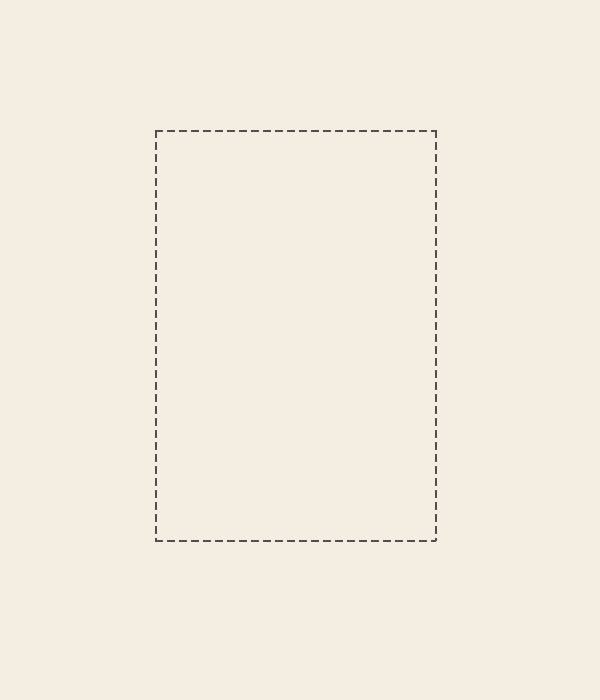
#> input picture dashed-area.png, 600 x 700 px
$ python -i frame_geometry_service.py   (imports and definitions only)
#> lines starting #> are read from the running program, lines starting #| are printed output that depends on the picture; after the words box and inside, x2 and y2 are one past the last pixel; in counts of white or black regions, pixels touching at a corner belong together
"""Multi-frame geometric artwork detection for non chroma-key mockups.

A mockup's artwork areas share three traits that random room geometry does not:
they are convex quadrilaterals, their interior is flat (a blank placeholder),
and they are either ringed by a picture frame (so the same shape is found at
more than one nesting radius) or plainly neutral in colour. Candidates are
gathered from two independent sources -- closed edge contours and flat blobs
walled off by edges -- then grouped per physical frame and filtered on those
traits.
"""

from __future__ import annotations

import cv2
import numpy as np

# A candidate must cover at least this share of the mockup to count as artwork,
# and at most this share so a whole wall or panel is never mistaken for a frame.
MIN_AREA_FRACTION = 0.003
MAX_AREA_FRACTION = 0.70
# contourArea / minAreaRect area: how close to a true rectangle the quad sits.
MIN_RECTANGULARITY = 0.86
MAX_ASPECT_RATIO = 6.5
# Mean per-channel std inside the quad. Blank placeholders sit far below this.
MAX_INTERIOR_TEXTURE = 14.0
# Mean HSV saturation for an unframed candidate to still read as a placeholder.
MAX_PLAIN_SATURATION = 25.0
# A placeholder painted as a flat fill is this uniform, whatever its colour.
# Room surfaces -- a rug, a wall, a countertop -- never are.
FLAT_FILL_TEXTURE = 1.0
# Smallest share of the biggest detected frame that a companion frame may be.
MIN_RELATIVE_AREA = 1.0 / 10.0
# Containment plus size similarity that make two quads border layers of one frame.
SAME_FRAME_OVERLAP = 0.72
SAME_FRAME_AREA_RATIO = 0.45
# Interior sampled at this scale so the frame border never pollutes the stats.
INTERIOR_SHRINK = 0.78
# How far an edge may be pushed out to meet the frame border, and how much the
# image has to change before a pixel counts as the border rather than placeholder.
EDGE_SNAP_RANGE = 26
EDGE_SNAP_MIN_CONTRAST = 8.0


def order_quad(points) -> np.ndarray:
    """Return the four points ordered clockwise from top-left."""
    pts = np.asarray(points, dtype=np.float32).reshape(4, 2)
    total = pts.sum(axis=1)
    diff = np.diff(pts, axis=1).ravel()
    ordered = np.zeros((4, 2), dtype=np.float32)
    ordered[0] = pts[np.argmin(total)]  # TL
    ordered[2] = pts[np.argmax(total)]  # BR
    ordered[1] = pts[np.argmin(diff)]   # TR
    ordered[3] = pts[np.argmax(diff)]   # BL
    return ordered


def _edge_map(gray: np.ndarray) -> np.ndarray:
    """Union of several Canny passes so both crisp and low-contrast frames survive."""
    blurred = cv2.GaussianBlur(gray, (5, 5), 0)
    median = float(np.median(blurred))
    boosted = cv2.GaussianBlur(
        cv2.createCLAHE(clipLimit=2.5, tileGridSize=(8, 8)).apply(gray), (5, 5), 0
    )
    passes = [
        cv2.Canny(blurred, int(max(0, 0.66 * median)), int(min(255, 1.33 * median))),
        cv2.Canny(blurred, int(max(0, 0.33 * median)), int(min(255, 1.10 * median))),
        cv2.Canny(blurred, 25, 80),
        cv2.Canny(boosted, 40, 120),
    ]
    edges = passes[0]
    for extra in passes[1:]:
        edges = cv2.bitwise_or(edges, extra)
    return cv2.morphologyEx(
        edges,
        cv2.MORPH_CLOSE,
        cv2.getStructuringElement(cv2.MORPH_RECT, (3, 3)),
        iterations=2,
    )


def _quad_from_contour(contour, allow_min_rect: bool = False):
    perimeter = cv2.arcLength(contour, True)
    if perimeter <= 0:
        return None
    for epsilon in (0.01, 0.02, 0.03, 0.045):
        approx = cv2.approxPolyDP(contour, epsilon * perimeter, True)
        if len(approx) == 4 and cv2.isContourConvex(approx):
            return approx.reshape(4, 2).astype(np.float32)
    if not allow_min_rect:
        return None
    rect = cv2.minAreaRect(contour)
    width, height = rect[1]
    if width < 2 or height < 2:
        return None
    if abs(cv2.contourArea(contour)) / (width * height) < 0.88:
        return None
    return cv2.boxPoints(rect).astype(np.float32)


def _contour_quads(edges: np.ndarray) -> list[np.ndarray]:
    contours, _ = cv2.findContours(edges, cv2.RETR_LIST, cv2.CHAIN_APPROX_SIMPLE)
    quads = (_quad_from_contour(c) for c in contours)
    return [q for q in quads if q is not None]


def _flat_region_quads(
    image: np.ndarray, edges: np.ndarray, min_area: float, max_area: float
) -> list[np.ndarray]:
    """Blank placeholders read as low-variance blobs fenced in by the frame edges."""
    gray = cv2.cvtColor(image, cv2.COLOR_BGR2GRAY).astype(np.float32)
    mean = cv2.blur(gray, (9, 9))
    variance = cv2.blur(gray * gray, (9, 9)) - mean * mean
    flat = (np.sqrt(np.maximum(variance, 0)) < 6.0).astype(np.uint8)
    flat[cv2.dilate(edges, np.ones((3, 3), np.uint8), iterations=1) > 0] = 0
    flat = cv2.morphologyEx(flat, cv2.MORPH_OPEN, np.ones((5, 5), np.uint8))

    count, labels, stats, _ = cv2.connectedComponentsWithStats(flat, 8)
    quads = []
    for index in range(1, count):
        if not (min_area < stats[index, cv2.CC_STAT_AREA] < max_area):
            continue
        blob = cv2.morphologyEx(
            (labels == index).astype(np.uint8), cv2.MORPH_CLOSE, np.ones((9, 9), np.uint8)
        )
        # Give back the rim that the edge barrier and the opening ate, so the
        # quad lands on the real opening instead of a few pixels inside it.
        blob = cv2.dilate(blob, np.ones((7, 7), np.uint8), iterations=1)
        contours, _ = cv2.findContours(blob, cv2.RETR_EXTERNAL, cv2.CHAIN_APPROX_SIMPLE)
        if not contours:
            continue
        hull = cv2.convexHull(max(contours, key=cv2.contourArea))
        quad = _quad_from_contour(hull, allow_min_rect=True)
        if quad is not None:
            quads.append(quad)
    return quads


def _interior_mask(shape: tuple[int, int], quad: np.ndarray) -> np.ndarray:
    centre = quad.mean(axis=0)
    inner = (centre + (quad - centre) * INTERIOR_SHRINK).astype(np.int32)
    mask = np.zeros(shape, dtype=np.uint8)
    cv2.fillPoly(mask, [inner], 255)
    return mask


def _interior_stats(image: np.ndarray, hsv: np.ndarray, quad: np.ndarray) -> tuple[float, float]:
    """Return (mean per-channel std, mean saturation) inside the quad."""
    mask = _interior_mask(image.shape[:2], quad)
    if cv2.countNonZero(mask) < 40:
        return 999.0, 255.0
    _, texture = cv2.meanStdDev(image, mask=mask)
    saturation, _ = cv2.meanStdDev(hsv, mask=mask)
    return float(texture.mean()), float(saturation[1][0])


def _collect_candidates(image: np.ndarray) -> list[dict]:
    height, width = image.shape[:2]
    image_area = float(width * height)
    gray = cv2.cvtColor(image, cv2.COLOR_BGR2GRAY)
    hsv = cv2.cvtColor(image, cv2.COLOR_BGR2HSV)
    edges = _edge_map(gray)

    sourced = [("contour", quad) for quad in _contour_quads(edges)]
    sourced += [
        ("flat", quad)
        for quad in _flat_region_quads(
            image, edges, image_area * MIN_AREA_FRACTION, image_area * MAX_AREA_FRACTION
        )
    ]

    candidates = []
    for source, quad in sourced:
        quad[:, 0] = np.clip(quad[:, 0], 0, width - 1)
        quad[:, 1] = np.clip(quad[:, 1], 0, height - 1)
        area = abs(cv2.contourArea(quad))
        if not (image_area * MIN_AREA_FRACTION < area < image_area * MAX_AREA_FRACTION):
            continue
        rect_w, rect_h = cv2.minAreaRect(quad)[1]
        if rect_w < 6 or rect_h < 6:
            continue
        if area / (rect_w * rect_h) < MIN_RECTANGULARITY:
            continue
        if max(rect_w, rect_h) / min(rect_w, rect_h) > MAX_ASPECT_RATIO:
            continue
        texture, saturation = _interior_stats(image, hsv, quad)
        candidates.append(
            {
                "quad": order_quad(quad),
                "area": area,
                "texture": texture,
                "saturation": saturation,
                "source": source,
            }
        )
    return candidates


def _line_intersection(p1, d1, p2, d2):
    """Where two lines, each given as point + direction, cross."""
    denominator = d1[0] * d2[1] - d1[1] * d2[0]
    if abs(denominator) < 1e-9:
        return None
    delta = p2 - p1
    t = (delta[0] * d2[1] - delta[1] * d2[0]) / denominator
    return p1 + d1 * t


def _edge_border_offset(gray: np.ndarray, start, end, normal) -> float:
    """How far outwards the frame border sits from this edge, in pixels.

    Walks the perpendicular from well inside the opening outwards and returns
    the first offset where the image stops looking like the flat placeholder.
    """
    height, width = gray.shape
    samples = []
    for t in np.linspace(0.18, 0.82, 9):
        point = start + (end - start) * t
        row = []
        for offset in range(-EDGE_SNAP_RANGE, EDGE_SNAP_RANGE + 1):
            probe = point + normal * offset
            x, y = int(round(probe[0])), int(round(probe[1]))
            row.append(float(gray[y, x]) if 0 <= x < width and 0 <= y < height else np.nan)
        samples.append(row)
    stack = np.asarray(samples, dtype=np.float64)
    # An edge running along the canvas border has probes that fall outside the
    # image; there is no frame to snap to there.
    if np.isnan(stack).all(axis=0).any():
        return 0.0
    profile = np.nanmedian(stack, axis=0)

    # Reference the flat interior, which is the inner half of the walk.
    inner = profile[: EDGE_SNAP_RANGE // 2]
    if inner.size == 0:
        return 0.0
    reference = float(np.median(inner))
    threshold = max(EDGE_SNAP_MIN_CONTRAST, 2.5 * float(np.std(inner)))

    for index in range(EDGE_SNAP_RANGE // 2, profile.size):
        if abs(profile[index] - reference) > threshold:
            # Stop just short of the border so artwork never sits on top of it.
            return float(index - EDGE_SNAP_RANGE - 1)
    return 0.0


def snap_to_border(gray: np.ndarray, quad: np.ndarray) -> np.ndarray:
    """Push each edge of the quad out to the frame opening it belongs to.

    Contour and blob quads both land a few pixels inside the true opening, and
    that gap renders as a rim of bare mockup around the artwork. Each edge is
    moved independently, so perspective survives, then the corners are rebuilt
    by intersecting the moved edges.
    """
    centre = quad.mean(axis=0)
    lines = []
    for index in range(4):
        start, end = quad[index], quad[(index + 1) % 4]
        direction = end - start
        length = float(np.linalg.norm(direction))
        if length < 4:
            return quad
        outward = (start + end) / 2 - centre
        norm = float(np.linalg.norm(outward))
        if norm == 0:
            return quad
        outward = outward / norm
        offset = _edge_border_offset(gray, start, end, outward)
        offset = float(np.clip(offset, 0.0, EDGE_SNAP_RANGE))
        lines.append((start + outward * offset, direction / length))

    snapped = []
    for index in range(4):
        previous = lines[(index - 1) % 4]
        current = lines[index]
        point = _line_intersection(previous[0], previous[1], current[0], current[1])
        if point is None:
            return quad
        snapped.append(point)
    snapped = np.asarray(snapped, dtype=np.float32)

    # A snap that balloons the quad means an edge locked onto the wrong line.
    if cv2.contourArea(snapped) > cv2.contourArea(quad) * 2.2:
        return quad
    return order_quad(snapped)


def _bounds(quad: np.ndarray) -> tuple[float, float, float, float]:
    return quad[:, 0].min(), quad[:, 1].min(), quad[:, 0].max(), quad[:, 1].max()


def _containment(first: np.ndarray, second: np.ndarray) -> float:
    """Intersection over the smaller bounding box."""
    ax0, ay0, ax1, ay1 = _bounds(first)
    bx0, by0, bx1, by1 = _bounds(second)
    overlap_w = max(0.0, min(ax1, bx1) - max(ax0, bx0))
    overlap_h = max(0.0, min(ay1, by1) - max(ay0, by0))
    area_a = max(1.0, (ax1 - ax0) * (ay1 - ay0))
    area_b = max(1.0, (bx1 - bx0) * (by1 - by0))
    return (overlap_w * overlap_h) / min(area_a, area_b)


def _same_frame(first: dict, second: dict) -> bool:
    """Two quads are border layers of one frame: nested and close in size."""
    if _containment(first["quad"], second["quad"]) < SAME_FRAME_OVERLAP:
        return False
    smaller, larger = sorted((first["area"], second["area"]))
    return smaller / max(1.0, larger) >= SAME_FRAME_AREA_RATIO


def _cluster_by_frame(candidates: list[dict]) -> list[list[dict]]:
    """Group candidates per physical frame, each group ordered outermost first."""
    clusters: list[list[dict]] = []
    for candidate in sorted(candidates, key=lambda c: c["area"], reverse=True):
        for cluster in clusters:
            if any(_same_frame(member, candidate) for member in cluster):
                cluster.append(candidate)
                break
        else:
            clusters.append([candidate])
    return clusters


def find_frames(image: np.ndarray) -> list[dict]:
    """Detect every artwork area in a mockup.

    Returns one entry per frame, ordered top-to-bottom then left-to-right, each
    holding the innermost quad plus every nesting border layer found for it:
    ``{"corners": ndarray(4, 2), "layers": [ndarray(4, 2), ...], ...}``.
    """
    clusters = _cluster_by_frame(_collect_candidates(image))
    gray = cv2.cvtColor(image, cv2.COLOR_BGR2GRAY)
    frames = []
    for cluster in clusters:
        # The opening is the innermost quad of the cluster whatever found it: a
        # contour can just as easily have traced the frame's outer edge, and
        # preferring it there hands back a quad larger than the opening.
        innermost = cluster[-1]
        corners = snap_to_border(gray, innermost["quad"])
        frames.append(
            {
                "corners": corners,
                "layers": [member["quad"] for member in cluster],
                "area": abs(cv2.contourArea(corners)),
                "texture": innermost["texture"],
                "saturation": innermost["saturation"],
                "framed": len(cluster) > 1,
            }
        )

    # A blank placeholder is flat, and it is trustworthy when a frame rings it
    # or when its colour is neutral enough to be a stand-in rather than decor.
    # A placeholder is flat, and trustworthy when a frame rings it, when it is
    # a dead-flat fill, or when its colour is neutral enough to be a stand-in.
    kept = [
        frame
        for frame in frames
        if frame["texture"] <= MAX_INTERIOR_TEXTURE
        and (
            frame["framed"]
            or frame["texture"] <= FLAT_FILL_TEXTURE
            or frame["saturation"] <= MAX_PLAIN_SATURATION
        )
    ]
    if not kept:
        # Some mockups ship a sample artwork inside the frame, so nothing is
        # flat. The border ring is then the only signal left worth trusting.
        kept = [frame for frame in frames if frame["framed"]]
    # Nothing framed and nothing flat means no artwork area was found. Say so
    # rather than promoting the largest stray quad, which is never a frame.

    # Frames in a set are comparable in size. A quad a fraction of the biggest
    # one is a window pane, a shelf or a door panel, not a companion artwork.
    if kept:
        largest = max(frame["area"] for frame in kept)
        kept = [frame for frame in kept if frame["area"] >= largest * MIN_RELATIVE_AREA]

    kept.sort(key=lambda f: (f["corners"][:, 1].min(), f["corners"][:, 0].min()))
    return kept

>>> import cv2
>>> picture = cv2.imread('../dashed-area.png')
#> picture is the input picture: shape (700, 600, 3); mean B, G, R 225.4, 237.3, 243.3
>>> result = find_frames(picture)
#> in _collect_candidates, `gray = cv2.cvtColor(image, cv2.COLOR_BGR2GRAY)`:
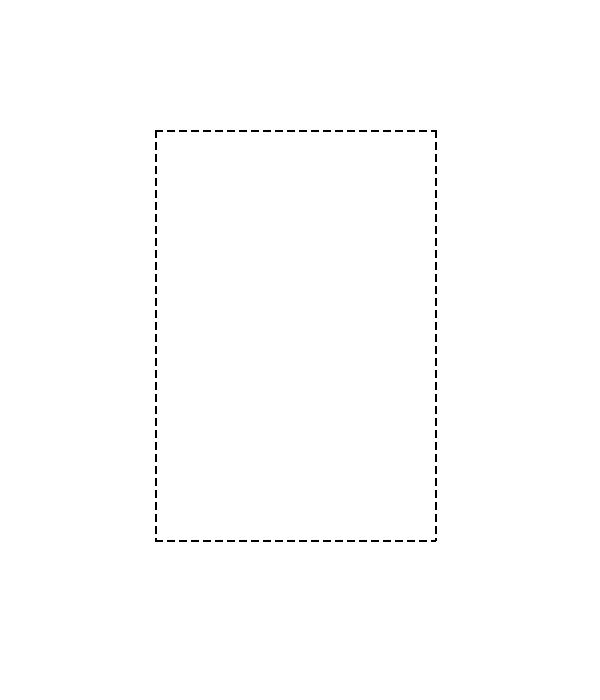
#> gray: shape (700, 600); values 80 (black) and 238 (white), 99.6% white; black in thin lines or dots, all inside (x1, y1, x2, y2) = (155, 130, 437, 542)
#> in _edge_map, `median = float(np.median(blurred))`: median = 238
#> the loop in _edge_map, `for extra in passes[1:]:` made 3 passes
#> in _edge_map, `return cv2.morphologyEx( edges, cv2.MORPH_CLOSE, cv2.getStructuringEle..`:
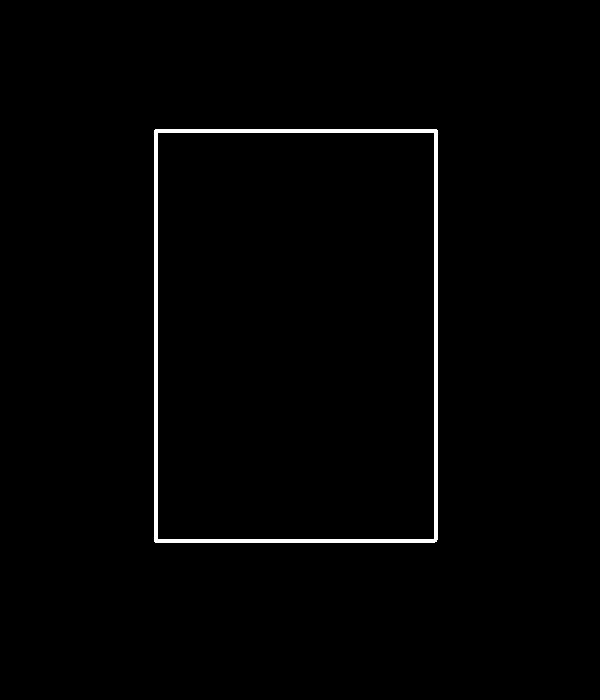
#> returned value: shape (700, 600); 1.3% white; 1 white region
#> in _contour_quads, `contours, _ = cv2.findContours(edges, cv2.RETR_LIST, cv2.CHAIN_APPROX_..`: contours = 2 contours; box (x1, y1, x2, y2) and area: (154, 129, 438, 543) 116874, (157, 132, 435, 540) 112737
#> in _collect_candidates, `sourced = [("contour", quad) for quad in _contour_quads(edges)]`: sourced = [('contour', [[158, 132], [434, 133], [433, 539], [157, 538]]), ('contour', [[155, 129], [154, 541], [436, 541], [437, 130]])]
#> in _flat_region_quads, `mean = cv2.blur(gray, (9, 9))`:
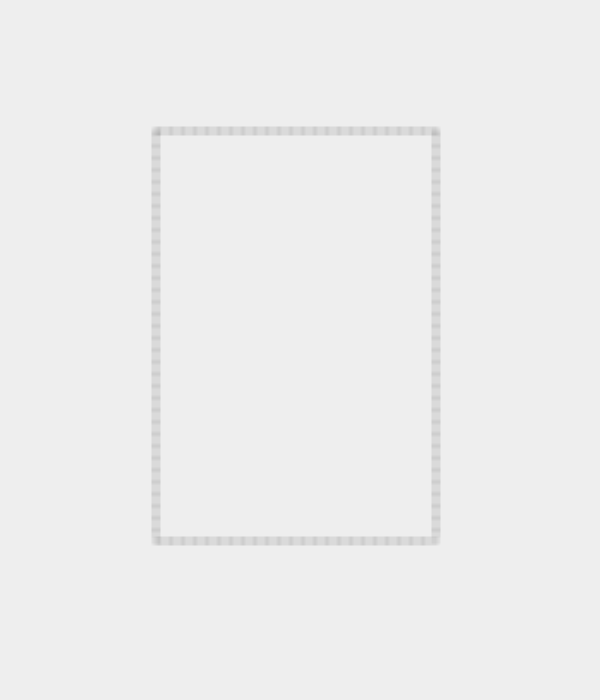
#> mean: shape (700, 600) float32; min 183.4, max 238, mean 237.3
#> in _flat_region_quads, `variance = cv2.blur(gray * gray, (9, 9)) - mean * mean`:
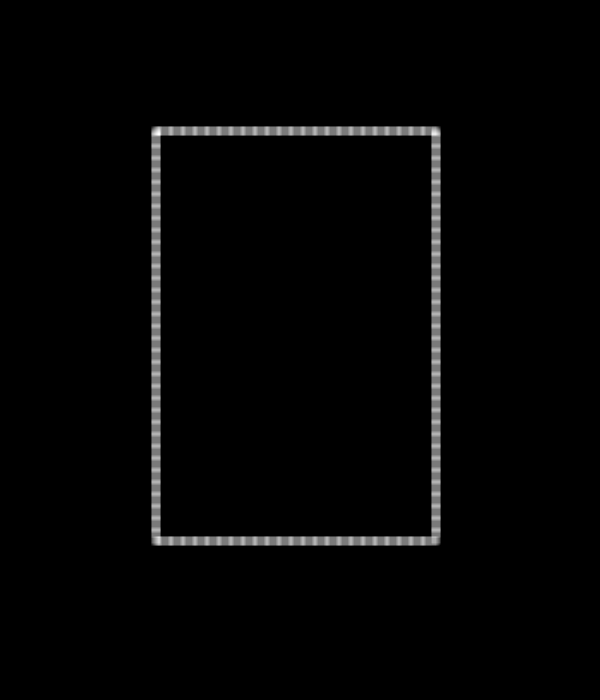
#> variance: shape (700, 600) float32; min 0, max 5646.5, mean 93.7; drawn with min black and max white
#> in _flat_region_quads, `flat = (np.sqrt(np.maximum(variance, 0)) < 6.0).astype(np.uint8)`:
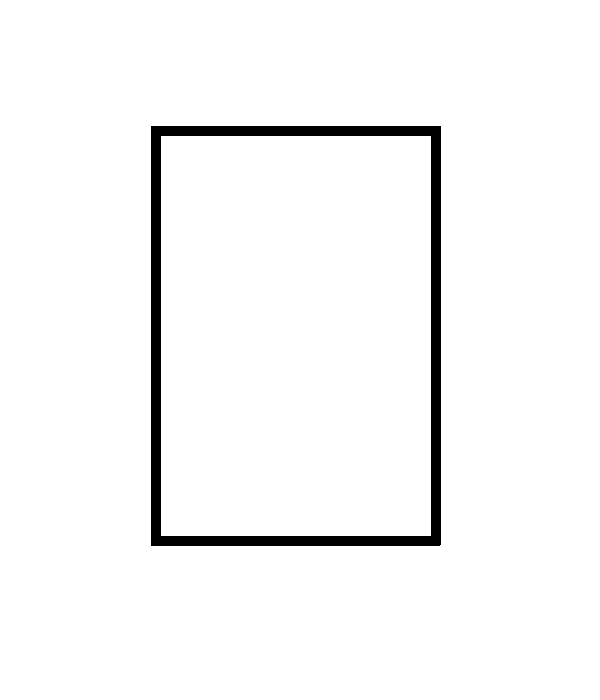
#> flat: shape (700, 600); values 0 (black) and 1 (white), 96.7% white; 1 black region, box (x1, y1, x2, y2) and area: (151, 126, 441, 546) 13799
#> in _flat_region_quads, `count, labels, stats, _ = cv2.connectedComponentsWithStats(flat, 8)`:
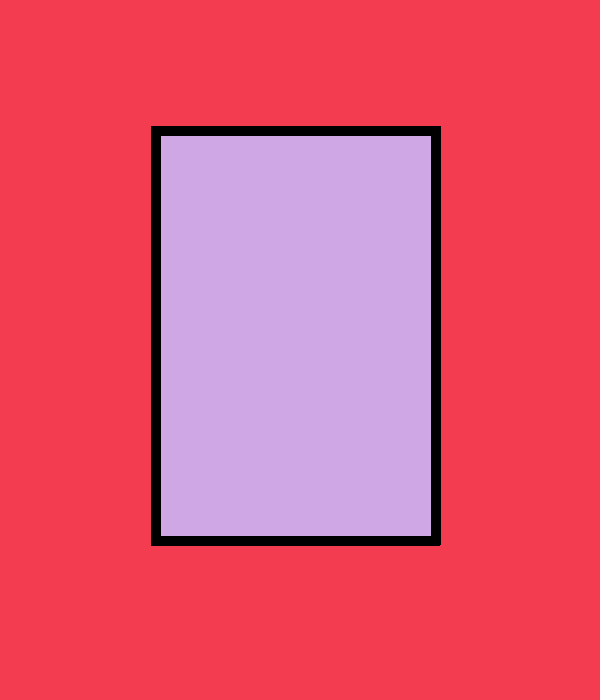
#> labels: shape (700, 600) int32; 3 distinct labels, from 0 to 2; one colour per label, 0 black
#> in _flat_region_quads, `count, labels, stats, _ = cv2.connectedComponentsWithStats(flat, 8)`: count = 3; stats = [[151, 126, 290, 420, 13799], [0, 0, 600, 700, 298201], [161, 136, 270, 400, 108000]]
#> the loop in _flat_region_quads, `for index in range(1, count):` made 2 passes
#> (contours, perimeter in _quad_from_contour, quad) on pass 2: ([[[158, 133], [158, 538], [433, 538], [433, 133]]], 1360, [[433, 133], [433, 538], [158, 538], [158, 133]])
#> pass 2, in _flat_region_quads, `blob = cv2.morphologyEx( (labels == index).astype(np.uint8), cv2.MORPH..`:
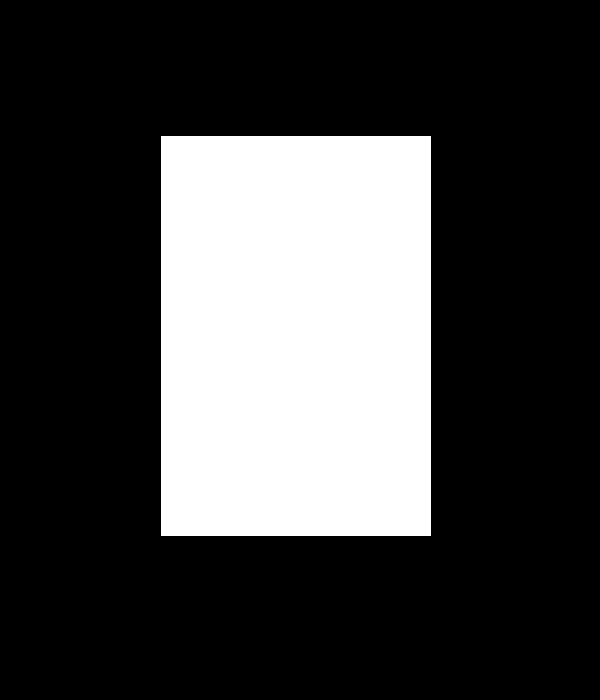
#> blob: shape (700, 600); values 0 (black) and 1 (white), 25.7% white; 1 white region, box (x1, y1, x2, y2) and area: (161, 136, 431, 536) 108000
#> after the loop in _flat_region_quads, `for index in range(1, count):`: quads = [[[433, 133], [433, 538], [158, 538], [158, 133]]]
#> in _collect_candidates, `sourced += [ ("flat", quad) for quad in _flat_region_quads( image, edg..`: sourced = [('contour', [[158, 132], [434, 133], [433, 539], [157, 538]]), ('contour', [[155, 129], [154, 541], [436, 541], [437, 130]]), ('flat', [[433, 133], [433, 538], [158, 538], [158, 133]])]
#> (the rest of the program and of its run is left out)
